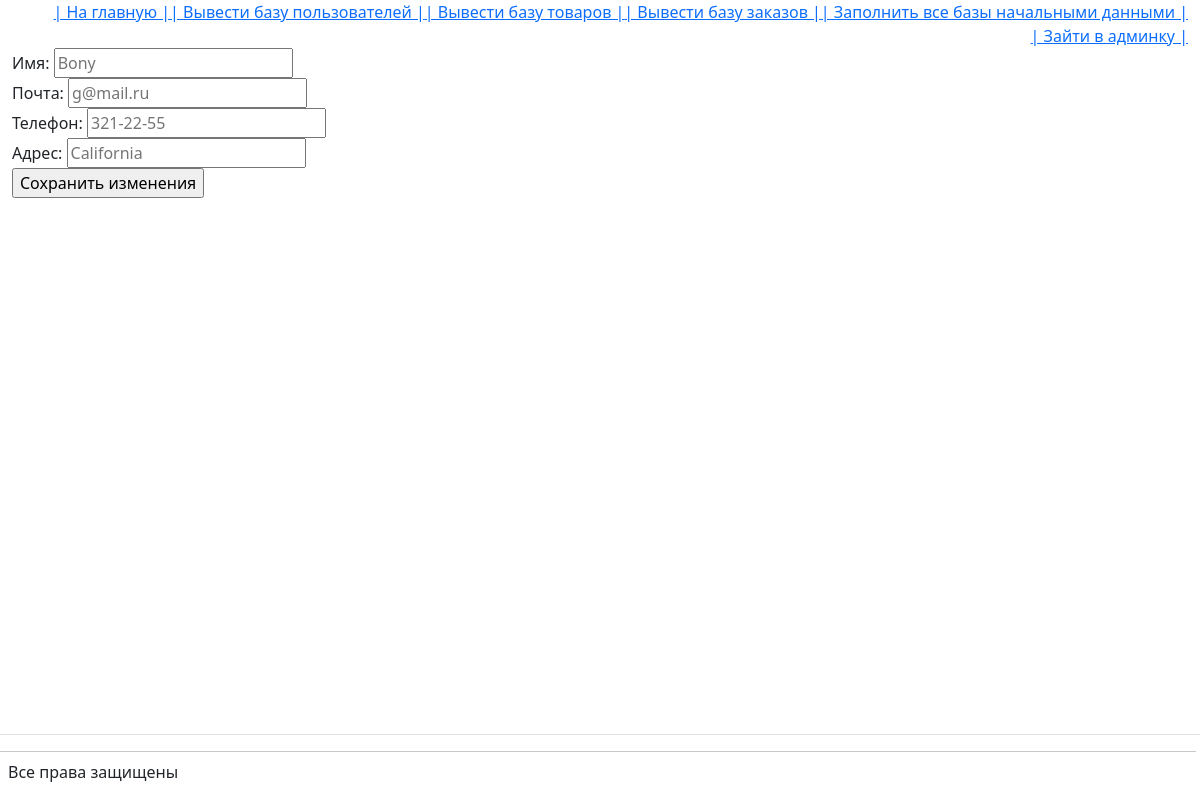
Page /users/edit/95/ on the committed database.
### dz3/models.py (models this page shows, shortened)
class User(models.Model):
    username = models.CharField(max_length=50)
    email = models.EmailField(max_length=50)
    phone = models.CharField(max_length=50)
    address = models.CharField(max_length=150)
    reg_date = models.DateTimeField(auto_now_add=False)

### dz3/views.py (the view)
# urls.py: path('users/edit/<int:user_id>/', views.edit_user, name='edit user'),
def edit_user(request, user_id: int):
    user = User.objects.get(pk=user_id)
    if request.method == 'POST':
        form = UserForm(request.POST)
        user = User.objects.get(pk=user_id)
        user.username = request.POST.get('username')
        user.email = request.POST.get('email')
        user.phone = request.POST.get('phone')
        user.address = request.POST.get('address')
        user.save()
        logger.info(f'Успешно обновили пользователя {user}.')
        print(f"Заполненная форма прошла проверка данных  {user}")
        return render(request, 'dz3/base.html', {"request":request, 'users': user})
    else:
        form = UserForm({'users': user})
        print("Пустая форма")
    return render(request, 'dz3/edituser.html', {'users': user, 'form': form})

### dz3/forms.py
class UserForm(forms.Form):
    username = forms.CharField(max_length=50)
    email = forms.EmailField()
    phone = forms.CharField(max_length=50)
    address = forms.CharField(max_length=50)
    reg_date = forms.DateTimeField()

### dz3/templates/dz3/edituser.html (shortened to what this page needs)
{% extends 'dz3/base.html' %}
{% block content %}
  <form action="/users/edit/{{ users.id }}/" method="POST">
    <div class="input">
      <div class="blockinput">
        <label for="username">Имя:</label>
        <input type="text" name="username" placeholder={{ users.username }} />
      </div>
      <div class="blockinput">
        <label for="username">Почта:</label>
        <input type="email" name="email" placeholder={{ users.email }} />
      </div>
      <div class="blockinput">
        <label for="username">Телефон:</label>
        <input type="text" name="phone" placeholder={{ users.phone }} />
      </div>
      <div class="blockinput">
        <label for="username">Адрес:</label>
        <input type="text" name="address" placeholder={{ users.address }} />
      </div>
    </div>
    <div>
      <input class="in_submit" type="submit" value="Сохранить изменения" />
    </div>
  </form>
{% endblock %}

### rows in the picture
User: username "Bony", email "g@mail.ru", phone "321-22-55", address "California"
